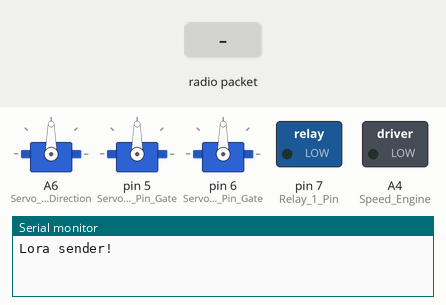
This sketch was run on a simulated Arduino Nano, built with avr-gcc and run on an emulated ATmega328P. Parts: 3 × servo, switched loads named in the sketch (green lamp = pin HIGH), the last lines printed to the serial monitor. The inputs (shaded band) are chosen by the test bench. No radio packets arrive unless stated.

Above: at 1.2 s.
1.3 s: radio packet "ON" arrives
At 1.8 s:
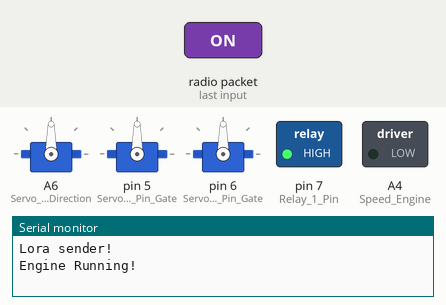
2.8 s: radio packet "RIGHT" arrives
At 4.0 s:
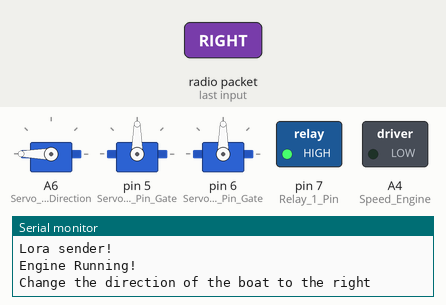
4.3 s: radio packet "OFF" arrives
At 5.3 s:
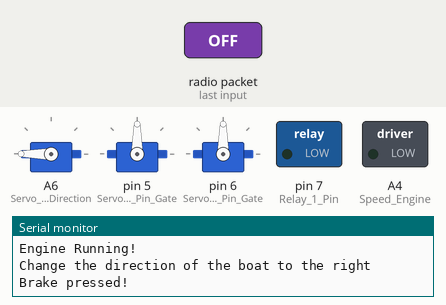
5.8 s: radio packet "CLOSE" arrives
At 6.5 s:
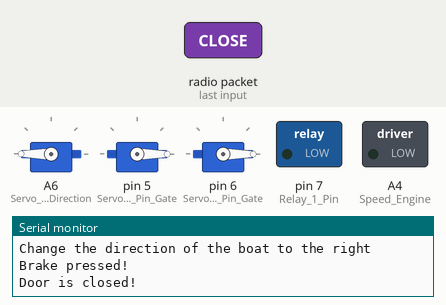
7.3 s: radio packet "LEFT" arrives
At 7.6 s:
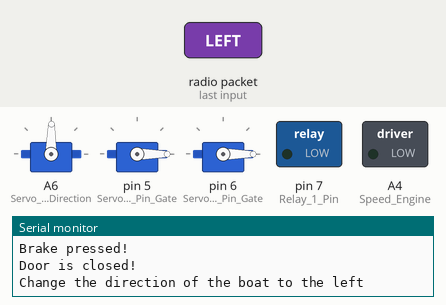
8.8 s: radio packet "FORWARD" arrives
At 9.9 s:
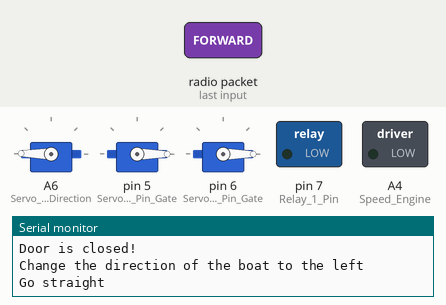
Timing chart, 0 to 11.3 s (numbered marks = the images above; inputs shaded):
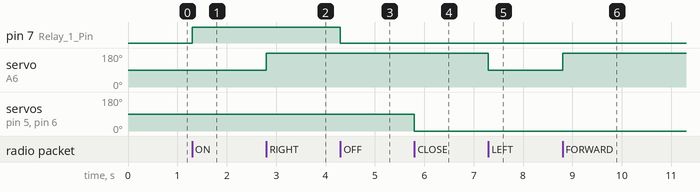

Measured:
- after the input at 1.3 s, pin 7 (Relay_1_Pin): LOW → HIGH at once
- after the input at 2.8 s, servo on A6 (Servo_Pin_Direction): 90° → 180° at once
- after the input at 4.3 s, pin 7 (Relay_1_Pin): HIGH → LOW at once
- after the input at 5.8 s, servo on pin 5 (Servo_Left_Pin_Gate), servo on pin 6 (Servo_Right_Pin_Gate): 90° → 0° at once
- after the input at 7.3 s, servo on A6 (Servo_Pin_Direction): 180° → 89° at once
- after the input at 8.8 s, servo on A6 (Servo_Pin_Direction): 89° → 179° at once

The sketch:

boat_script.ino
```cpp
#include <SPI.h>
#include <LoRa.h>
#include <Servo.h>

// Project FishingBoatApp

// Pins from Lora module connected to Arduino
// Ground Pin connected to Ground Arduino
const int SS_Pin = 10;
const int RST_Pin = 9;
const int DI00_Pin = 2;

// Analog Pin connected with servo for direction system
const int Servo_Pin_Direction = A6;

// Digital Pin conntected with servo from left side for the door
const int Servo_Left_Pin_Gate = 5;

// Digital Pin conntected with servo from right side for the door
const int Servo_Right_Pin_Gate = 6;

// Digital Pin to control the relay which must be connected with dc motor;
const int Relay_1_Pin = 7;

// ESC wire connected to analog pin A4
const int Speed_Engine = A4;

// Reference for servo direction
Servo servoDirection;

// Reference for servo gate of the left side
Servo servoLeftDoor;

// Reference for servo gate of the right side
Servo servoRightDoor;

unsigned int powerEngine = 0;
unsigned int stopEngine = 0;

unsigned int maxSpeed = 255;

unsigned int changeDirection = 90;

int newValue = 0;

int openDoorValue = 90;
int closedDoorValue = 0;

void setup() {
  pinMode(Relay_1_Pin, OUTPUT);
  pinMode(Speed_Engine, OUTPUT);

  digitalWrite(Relay_1_Pin, LOW);

  analogWrite(Speed_Engine, 0);

  servoDirection.attach(Servo_Pin_Direction);

  servoLeftDoor.attach(Servo_Left_Pin_Gate);
  servoRightDoor.attach(Servo_Right_Pin_Gate);

  Serial.begin(9600);

  Serial.println("Lora sender!");

  if(!LoRa.begin(433E6)) {
    Serial.println("Lora failed!");
    while(1);
  }
}

void loop() {
  int packetSize = LoRa.parsePacket();

  if(packetSize) {

    String receiveMessage = "";

    while(LoRa.available()) {
      receiveMessage += (char)LoRa.read();
    }

    controlBoat(receiveMessage, powerEngine, changeDirection);

  }
}

void controlBoat(String receiveMessage, unsigned int & powerEngine, unsigned int & changeDirection) {

   if(receiveMessage == "ON") {
      digitalWrite(Relay_1_Pin, HIGH);
      powerEngine = powerEngine < maxSpeed ? powerEngine++ : maxSpeed;
      analogWrite(Speed_Engine, powerEngine);
      Serial.println("Engine Running!");
    } else if(receiveMessage == "OFF") {
      digitalWrite(Relay_1_Pin, LOW);
      powerEngine = powerEngine == 0 ? stopEngine : powerEngine--;
      analogWrite(Speed_Engine, powerEngine);
      Serial.println("Brake pressed!");
    } else if (receiveMessage == "LEFT") {
      newValue = changeDirection - 1;
      servoDirection.write(newValue); // Move Left the boat
      Serial.println("Change the direction of the boat to the left");
    } else if (receiveMessage == "FORWARD") {
       newValue = changeDirection + newValue;
      servoDirection.write(newValue);
      Serial.println("Go straight");
    } else if (receiveMessage == "RIGHT") {
       newValue = changeDirection + 1;
       servoDirection.write(180); // Move Left the boat
       Serial.println("Change the direction of the boat to the right");
    } else if(receiveMessage == "OPEN") {
      servoLeftDoor.write(openDoorValue);
      servoRightDoor.write(openDoorValue);
      Serial.println("Door is opened!");
    } else if (receiveMessage == "CLOSE") {
      servoLeftDoor.write(closedDoorValue);
      servoRightDoor.write(closedDoorValue);
      Serial.println("Door is closed!");
    } else {
      Serial.println("unknown command");
    }
}
```
